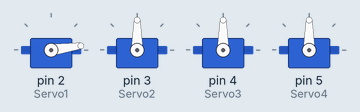
Recording of a sketch running on a simulated Arduino Uno, built with avr-gcc and run on an emulated ATmega328P. Parts: 4 × servo.

Above: at 0.05 s.
At 0.25 s:
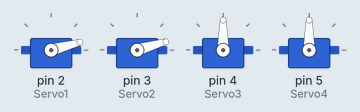
At 0.45 s:
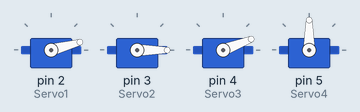
At 0.6 s:
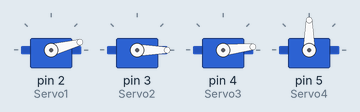
At 0.85 s:
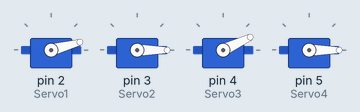
Timing chart, 0 to 3.0 s (numbered marks = the images above):
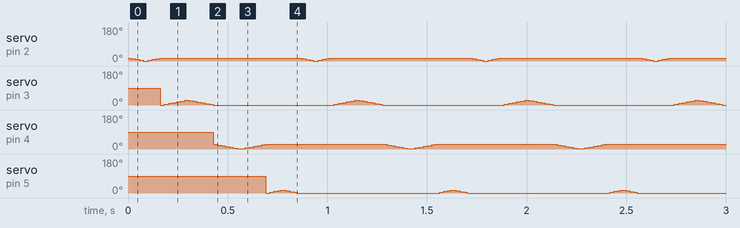

Measured:
- by itself, servo on pin 5 (Servo4): repeats every 0.85 s: 4° 0.02 s, 8° 0.02 s, 12° 0.02 s, 15° 0.03 s, 11° 0.02 s, 7° 0.02 s, 3° 0.02 s, 0° 0.72 s
- by itself, servo on pin 3 (Servo2): repeats every 0.85 s: 4° 0.02 s, 8° 0.02 s, 12° 0.02 s, 16° 0.02 s, 20° 0.02 s, 24° 0.02 s, 23° 0.02 s, 19° 0.02 s, 15° 0.02 s, 11° 0.02 s, 7° 0.02 s, 3° 0.02 s, 0° 0.61 s
- by itself, servo on pin 4 (Servo3): repeats every 0.85 s: 21° 0.02 s, 17° 0.02 s, 13° 0.02 s, 9° 0.02 s, 5° 0.02 s, 1° 0.02 s, 2° 0.02 s, 6° 0.02 s, 10° 0.02 s, 14° 0.02 s, 18° 0.02 s, 22° 0.02 s, 25° 0.61 s

The sketch:

servo1.ino
```cpp
#include<Servo.h>
Servo Servo1;
Servo Servo2;
Servo Servo3;
Servo Servo4;
int x = 0;
void setup() {
  // put your setup code here, to run once:

  Servo1.attach(2);
  Servo2.attach(3);
  Servo3.attach(4);
  Servo4.attach(5);

}

void loop() {
  for (x = 15; x >= 0; x--)
  { Servo1.write(x);
    delay(5);
  }
  for (x = 0; x <= 15; x++)
  {
    Servo1.write(x);
    delay(5);
  }

  for (x = 0; x <= 25; x++)
  { Servo2.write(x);
    delay(5);
  }
  for (x = 25; x >= 0; x--)
  {
    Servo2.write(x);
    delay(5);
  }
  for (x = 25; x >= 0; x--)
  { Servo3.write(x);
    delay(5);
  }
  for (x = 0; x <=25; x++)
  {
    Servo3.write(x);
    delay(5);
  }
  for (x = 0; x <= 15; x++)
  { Servo4.write(x);
    delay(5);
  }
  for (x = 15; x >= 0; x--)
  {
    Servo4.write(x);
    delay(5);
  }
  // put your main code here, to run repeatedly:

}
```
